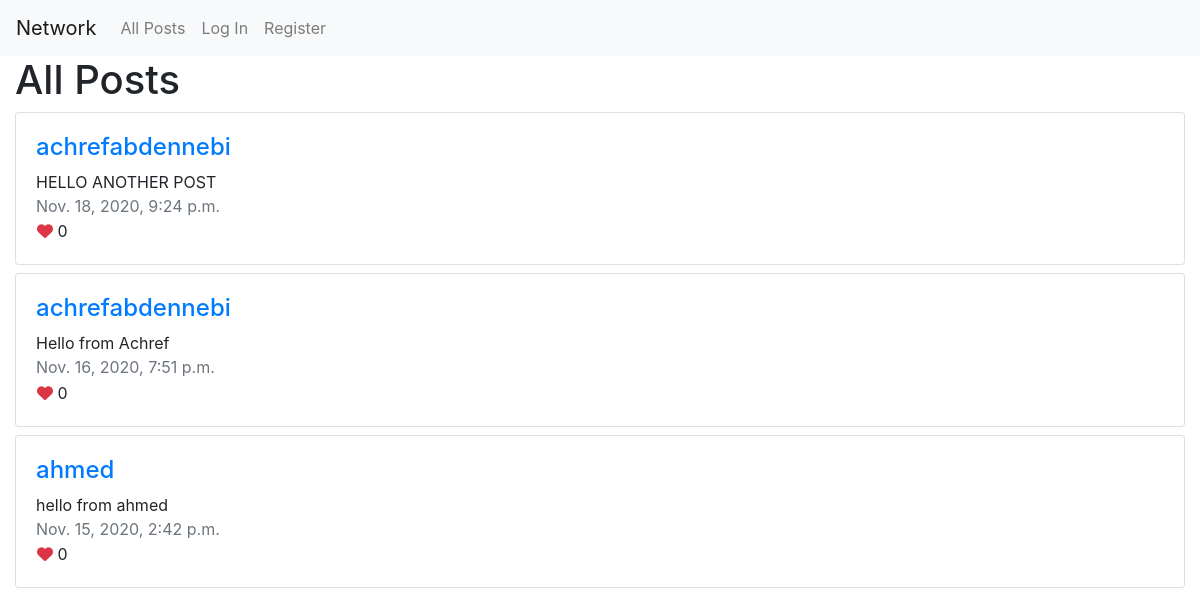
/posts, run on an earlier commit of the app's database.
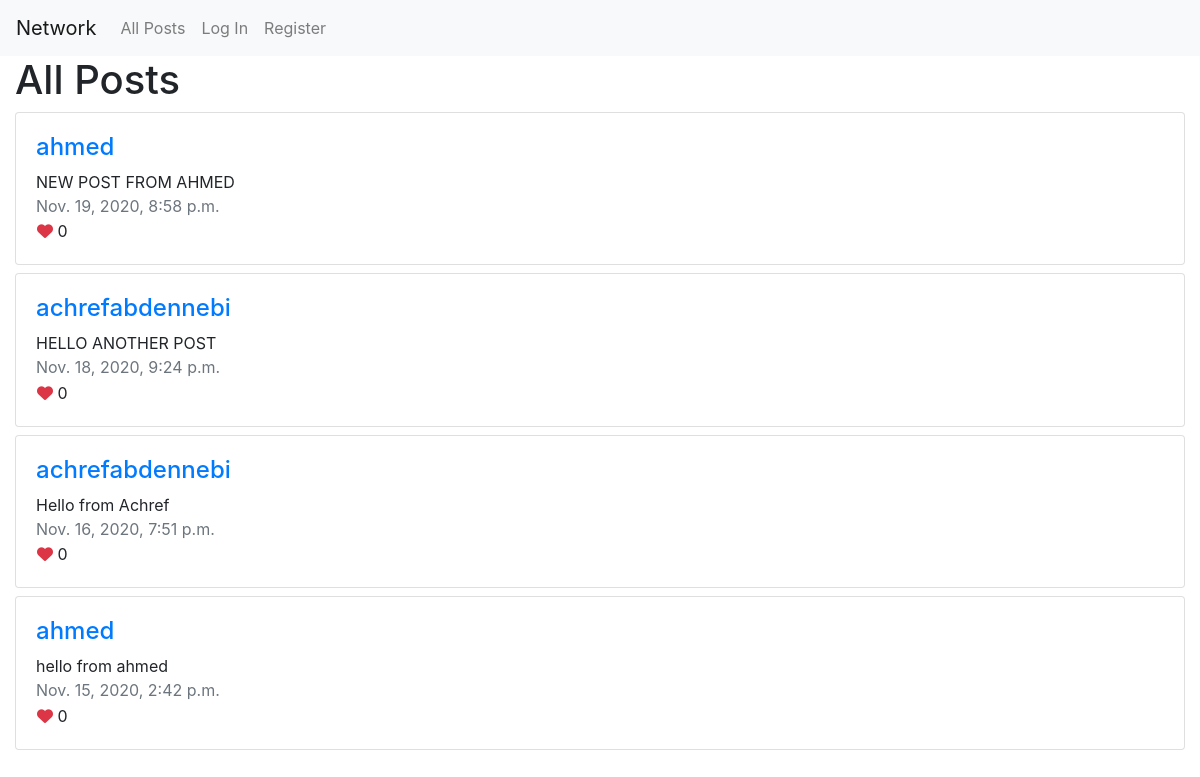
And on a later commit of the database.
### network/models.py (models this page shows, shortened)
class Post(models.Model):
    content = models.CharField(max_length=250)
    created_by = models.ForeignKey(User,null=True, blank=True, on_delete=DO_NOTHING, related_name="users")
    likes = models.IntegerField(default=0)
    created_date = models.DateTimeField()

class User(AbstractUser):
    pass

### network/views.py (the view)
# urls.py: path("posts", views.getPostList, name="posts"),
def getPostList(request):
    posts = Post.objects.all().order_by('-created_date')
    return render(request, "network/post.html", {
        "posts": posts
    })

### network/templates/network/post.html (shortened to what this page needs)
{% extends "network/layout.html" %}
{% block body %}
<div class="container-fluid">
    <h1>All Posts</h1>
    {% for post in posts %}
    <div class="row mt-2">
        <div class="col-md-12">
            <div class="card">
                <div class="card-body">
                    <div class="post-detail">
                        <h4>
                            <a href="{% url 'profile' post.created_by.id %}">
                                {{ post.created_by }}
                            </a>
                        </h4>
                        <div class="post-content">
                            {{ post.content }}
                        </div>
                        <span class="text-muted">{{ post.created_date }}</span>
                        <div class="post-reaction">
                            <button type="button" class="btn p-0">
                                <i class="fas fa-heart text-danger"></i>
                                <span class="font-weight-normal">{{post.likes}}</span>
                            </button>
                        </div>
                    </div>
                </div>
            </div>
        </div>
    </div>
    {% endfor %}
</div>
{% endblock %}

### network/templates/network/layout.html (shortened to what this page needs)
{% load static %}
<!DOCTYPE html>
<html lang="en">
    <head>
        <link rel="stylesheet" href="https://stackpath.bootstrapcdn.com/bootstrap/4.4.1/css/bootstrap.min.css">
        <link href="{% static 'network/styles.css' %}" rel="stylesheet">
    </head>
    <body>
        <nav class="navbar navbar-expand-lg navbar-light bg-light">
            <a class="navbar-brand" href="#">Network</a>
            <div>
              <ul class="navbar-nav mr-auto">
                <li class="nav-item">
                  <a class="nav-link" href="{% url 'posts' %}">All Posts</a>
                </li>
                {% if user.is_authenticated %}
                    <li class="nav-item">
                        <a class="nav-link" href="#">Following</a>
                    </li>
                    <li class="nav-item">
                        <a class="nav-link" href="{% url 'logout' %}">Log Out</a>
                    </li>
                {% else %}
                    <li class="nav-item">
                        <a class="nav-link" href="{% url 'login' %}">Log In</a>
                    </li>
                    <li class="nav-item">
                        <a class="nav-link" href="{% url 'register' %}">Register</a>
                    </li>
                {% endif %}
              </ul>
            </div>
          </nav>
        <div class="body">
            {% block body %}
            {% endblock %}
        </div>
    </body>
</html>

What changed in the data, as far as the page shows it:
added Post: created_by "ahmed", content "NEW POST FROM AHMED", created_date "Nov. 19, 2020, 8:58 p.m.", likes "0"
